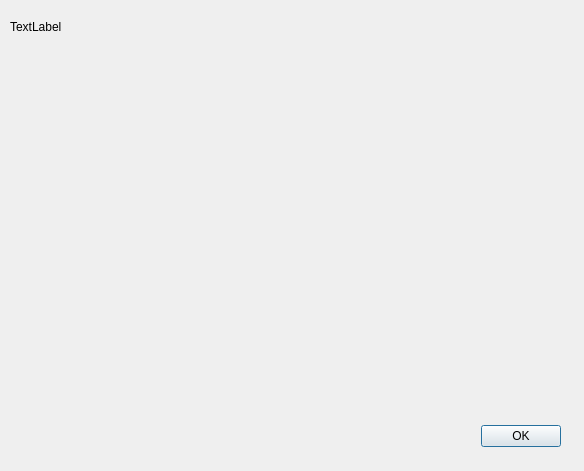
<?xml version="1.0" encoding="UTF-8"?>
<ui version="4.0">
 <class>error</class>
 <widget class="QDialog" name="error">
  <property name="geometry">
   <rect>
    <x>0</x>
    <y>0</y>
    <width>584</width>
    <height>471</height>
   </rect>
  </property>
  <property name="windowTitle">
   <string>Fenêtre d'Erreur</string>
  </property>
  <widget class="QDialogButtonBox" name="buttonBox">
   <property name="geometry">
    <rect>
     <x>220</x>
     <y>420</y>
     <width>341</width>
     <height>32</height>
    </rect>
   </property>
   <property name="orientation">
    <enum>Qt::Horizontal</enum>
   </property>
   <property name="standardButtons">
    <set>QDialogButtonBox::Ok</set>
   </property>
  </widget>
  <widget class="QLabel" name="error_label">
   <property name="geometry">
    <rect>
     <x>10</x>
     <y>20</y>
     <width>551</width>
     <height>381</height>
    </rect>
   </property>
   <property name="text">
    <string>TextLabel</string>
   </property>
   <property name="alignment">
    <set>Qt::AlignLeading|Qt::AlignLeft|Qt::AlignTop</set>
   </property>
   <property name="wordWrap">
    <bool>true</bool>
   </property>
   <property name="textInteractionFlags">
    <set>Qt::LinksAccessibleByMouse|Qt::TextSelectableByKeyboard</set>
   </property>
  </widget>
 </widget>
 <resources/>
 <connections>
  <connection>
   <sender>buttonBox</sender>
   <signal>accepted()</signal>
   <receiver>error</receiver>
   <slot>accept()</slot>
   <hints>
    <hint type="sourcelabel">
     <x>248</x>
     <y>254</y>
    </hint>
    <hint type="destinationlabel">
     <x>157</x>
     <y>274</y>
    </hint>
   </hints>
  </connection>
  <connection>
   <sender>buttonBox</sender>
   <signal>rejected()</signal>
   <receiver>error</receiver>
   <slot>reject()</slot>
   <hints>
    <hint type="sourcelabel">
     <x>316</x>
     <y>260</y>
    </hint>
    <hint type="destinationlabel">
     <x>286</x>
     <y>274</y>
    </hint>
   </hints>
  </connection>
 </connections>
</ui>
